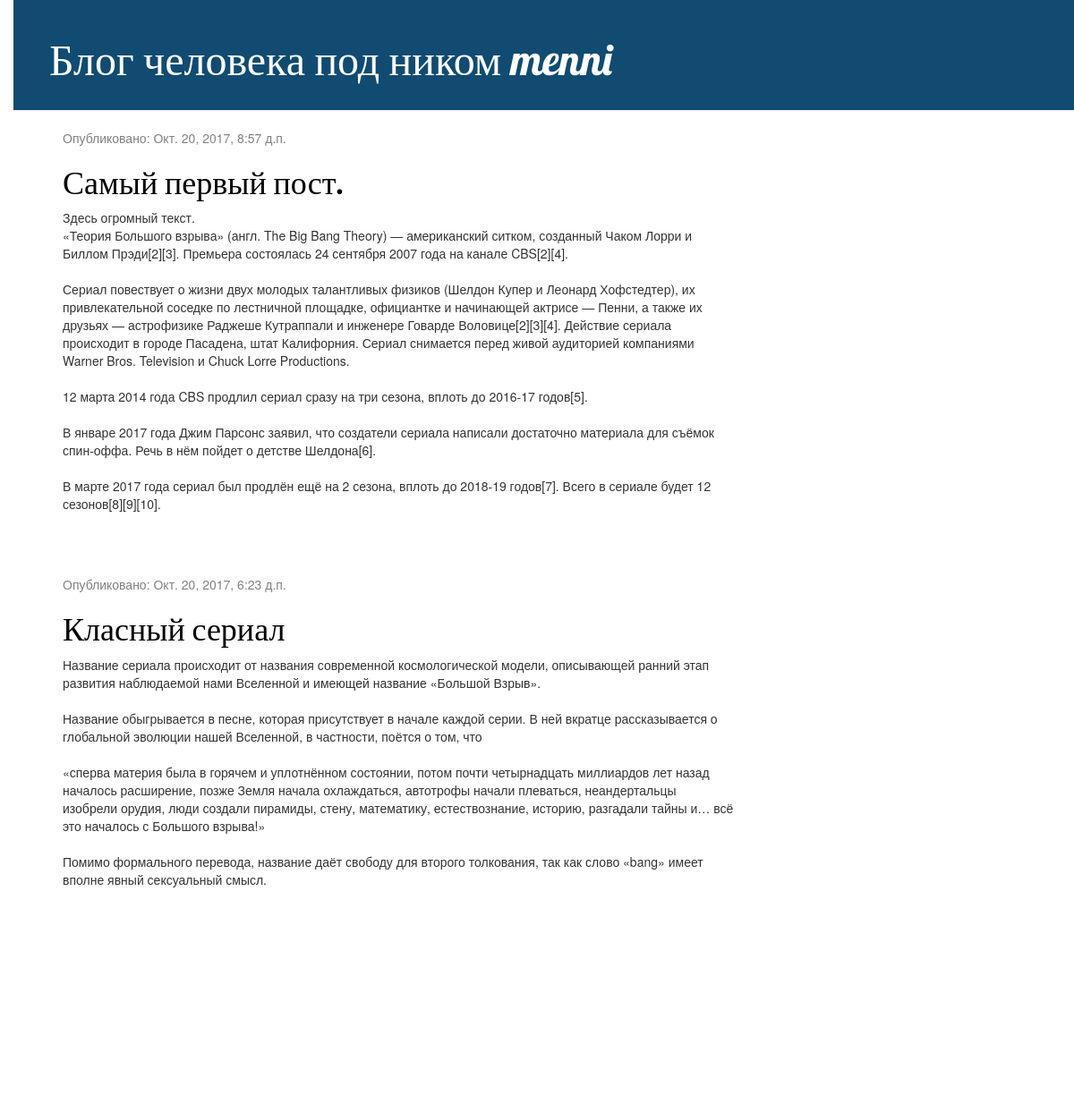
The page / on the database its author committed.
### blog/models.py (models this page shows, shortened)
class Post(models.Model):
    author = models.ForeignKey('auth.User')
    title = models.CharField(max_length=200)
    text = models.TextField()
    created_date = models.DateTimeField(
            default=timezone.now)
    published_date = models.DateTimeField(
            blank=True, null=True)

### blog/views.py (the view)
# urls.py: url(r'^$', views.post_list, name='post_list'),
def post_list(request):
    posts = Post.objects.all()
    return render(request, 'blog/post_list.html', {'posts': posts})

### blog/templates/blog/post_list.html
{% extends 'blog/base.html' %}
{% block content %}
            {% for post in posts %}
                <div class="post">
                    <div class="date">
                        <p>Опубликовано: {{ post.published_date }}</p>
                    </div>
                    <h1><a href="{% url 'post_detail' pk=post.pk %}">{{ post.title }}</a></h1>
                    <p>{{ post.text|linebreaksbr }}</p>
                </div>
            {% endfor %}
{% endblock %}

### blog/templates/blog/base.html (shortened to what this page needs)
{% load staticfiles %}
<html>
    <head>
        <link rel="stylesheet" href="//maxcdn.bootstrapcdn.com/bootstrap/3.2.0/css/bootstrap.min.css">
        <link rel="stylesheet" href="//maxcdn.bootstrapcdn.com/bootstrap/3.2.0/css/bootstrap-theme.min.css">
        <link rel="stylesheet" href="{% static 'blog.css' %}">
    </head>
    <body>
        <div class="page-header">
        <h1><a href="/">Блог человека под ником menni</a></h1>
     </div>
     <div class="content container">
        <div class="row">
            <div class="col-md-8">
            {% block content %}
            {% endblock %}
            </div>
         </div>
        </div>
    </body>
</html>

### blog/static/blog.css (style rules this page uses)
h1 a { color: #114b71; font-family: 'Lobster'; }
body { padding-left: 15px; }
.page-header { background-color: #114b71; margin-top: 0; padding: 20px 20px 20px 40px; }
.page-header h1, .page-header h1 a, .page-header h1 a:visited, .page-header h1 a:active { color: #ffffff; font-size: 36pt; text-decoration: none; }
.content { margin-left: 40px; }
h1, h2, h3, h4 { font-family: 'Lobster', cursive; }
.date { color: #828282; }
.post { margin-bottom: 70px; }
.post h1 a, .post h1 a:visited { color: #000000; }

### rows shown on the page
Post: published_date "Окт. 20, 2017, 8:57 д.п.", title "Самый первый пост.", text "Здесь огромный текст. «Теория Большого взрыва» (англ. The Big Bang Theory) — американский ситком, созданный Чаком Лорри и Биллом Прэди[2][3]. Премьера состоялась 24 сентября 2007 года на канале CBS[2][4]. Сериал повествует о жизни двух молодых талантливых физиков (Шелдон Купер и Леонард Хофстедтер), их привлекательной соседке по лестничной площадке, официантке и начинающей актрисе — Пенни, а также их друзьях — астрофизике Раджеше Кутраппали и инженере Говарде Воловице[2][3][4]. Действие сериала происходит в городе Пасадена, штат Калифорния. Сериал снимается перед живой аудиторией компаниями Warner Bros. Television и Chuck Lorre Productions. 12 марта 2014 года CBS продлил сериал сразу на три…"
Post: published_date "Окт. 20, 2017, 6:23 д.п.", title "Класный сериал", text "Название сериала происходит от названия современной космологической модели, описывающей ранний этап развития наблюдаемой нами Вселенной и имеющей название «Большой Взрыв». Название обыгрывается в песне, которая присутствует в начале каждой серии. В ней вкратце рассказывается о глобальной эволюции нашей Вселенной, в частности, поётся о том, что «сперва материя была в горячем и уплотнённом состоянии, потом почти четырнадцать миллиардов лет назад началось расширение, позже Земля начала охлаждаться, автотрофы начали плеваться, неандертальцы изобрели орудия, люди создали пирамиды, стену, математику, естествознание, историю, разгадали тайны и… всё это началось с Большого взрыва!» Помимо…"
